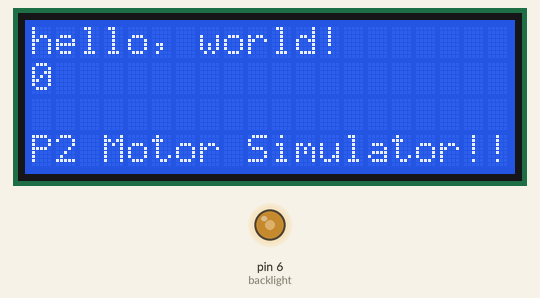
Recording of a sketch running on a simulated Arduino Uno, built with avr-gcc and run on an emulated ATmega328P. Shown: 20×4 character LCD, output pins drawn as LEDs (lit = HIGH).

Above: at 0.1 s.
At 4.1 s:
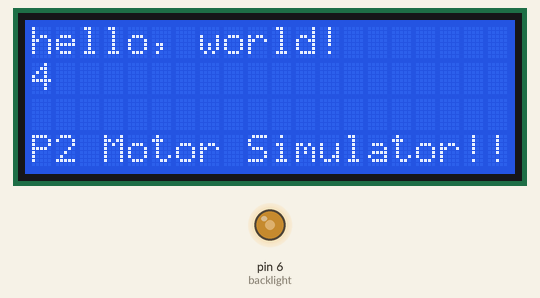
At 11.1 s:
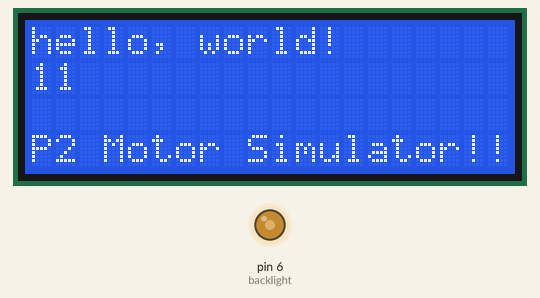
At 15.1 s:
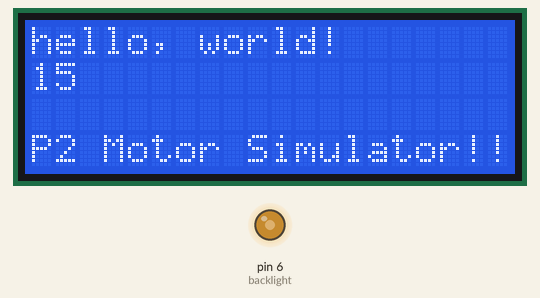
At 20.1 s:
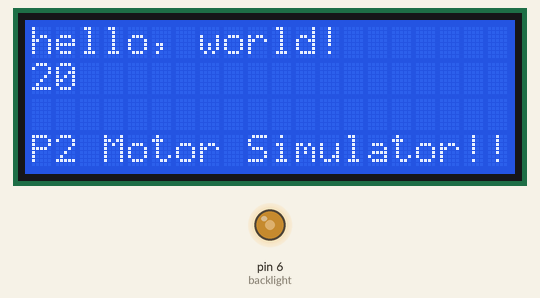
At 39.1 s:
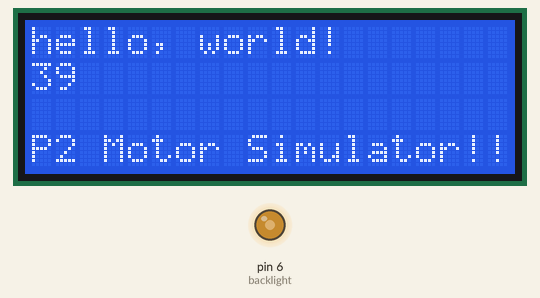

Measured:
- what the display in image 1 shows lasts 1.0 s, from 4.0 s to 5.0 s

The sketch:

lcdtests.ino
```cpp
// This program puts some basic stuff on the LCD display
// The intent is to prove the LCD display is working.

/*
  This is a modified version of: LiquidCrystal Library - Hello World

 Demonstrates the use my 20x4 LCD display.

 This sketch prints "Hello World!" to the LCD
 and shows the time.

  The circuit:
 * LCD RS pin to digital pin 11
 * LCD Enable pin to digital pin 12
 * LCD D4 pin to digital pin 7
 * LCD D5 pin to digital pin 8
 * LCD D6 pin to digital pin 9
 * LCD D7 pin to digital pin 10
 * LCD R/W pin to ground
 * LCD VSS pin to ground
 * LCD VCC pin to 5V
 * 10K resistor:
 * ends to +5V and ground
 * wiper to LCD VO pin (pin 3)

 Library originally added 18 Apr 2008
 by David A. Mellis
 library modified 5 Jul 2009
 by Limor Fried (http://www.ladyada.net)
 example added 9 Jul 2009
 by Tom Igoe
 modified 22 Nov 2010
 by Tom Igoe
 modified 7 Nov 2016
 by Arturo Guadalupi

 Modified for the motor simulator by Stephen Daniel, 1/27/2018

 http://www.arduino.cc/en/Tutorial/LiquidCrystalHelloWorld

*/

// include the library code:
#include <LiquidCrystal.h>

// initialize the library by associating any needed LCD interface pin
// with the arduino pin number it is connected to
const int rs = 11, en = 12, d4 = 7, d5 = 8, d6 = 9, d7 = 10;
LiquidCrystal lcd(rs, en, d4, d5, d6, d7);

const int backlight = 6;

void setup() {
  pinMode(backlight, OUTPUT);
  analogWrite(backlight, 128);  // 50% power

  // set up the LCD's number of columns and rows:
  lcd.begin(20, 4);
  // Print a message to the LCD.
  lcd.print("hello, world!");
  lcd.setCursor(0,3);
  lcd.print("P2 Motor Simulator!!");
}

void loop() {
  // set the cursor to column 0, line 1
  // (note: line 1 is the second row, since counting begins with 0):
  lcd.setCursor(0, 1);
  // print the number of seconds since reset:
  lcd.print(millis() / 1000);
}
```
